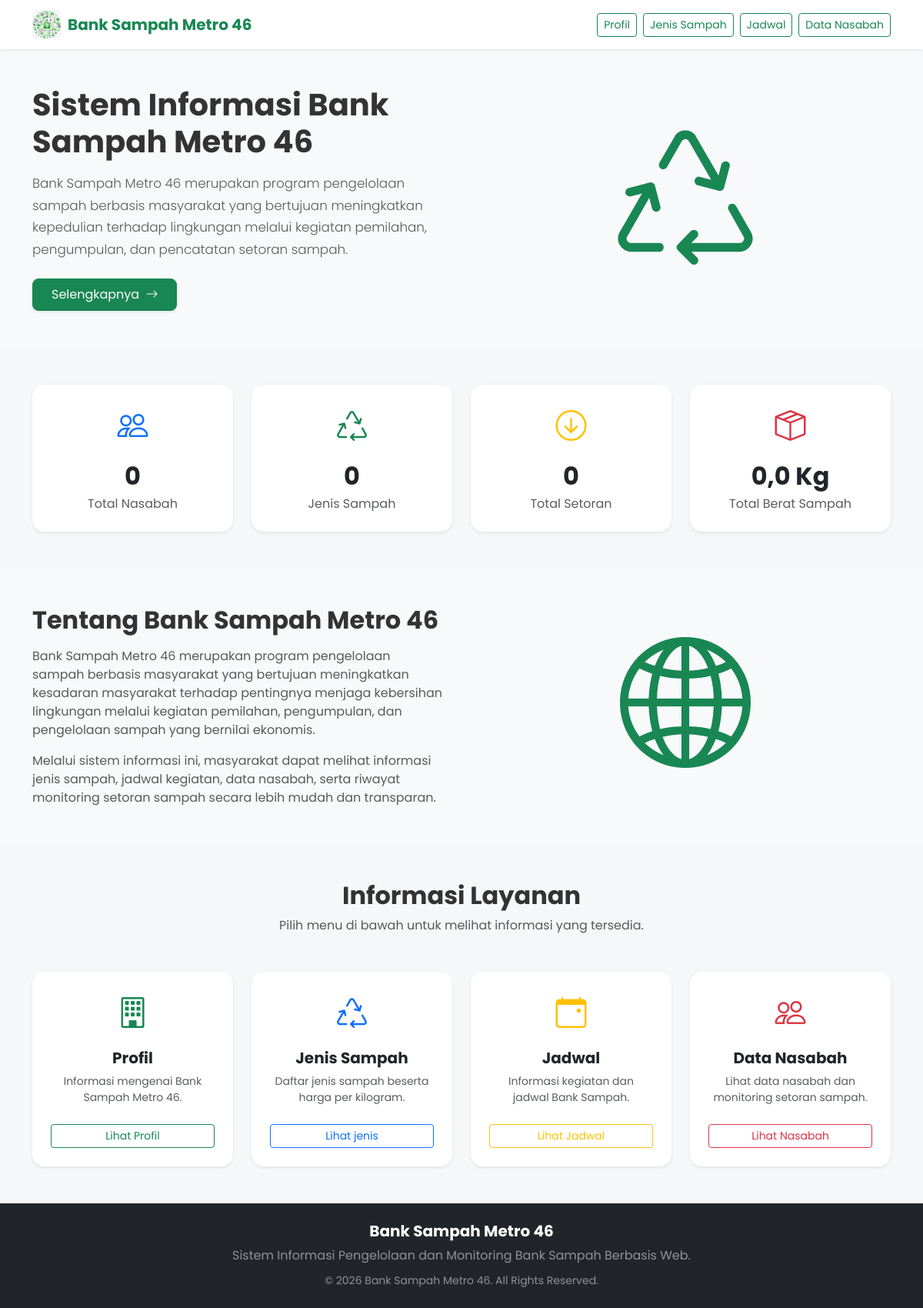
Before: / with the older database file.
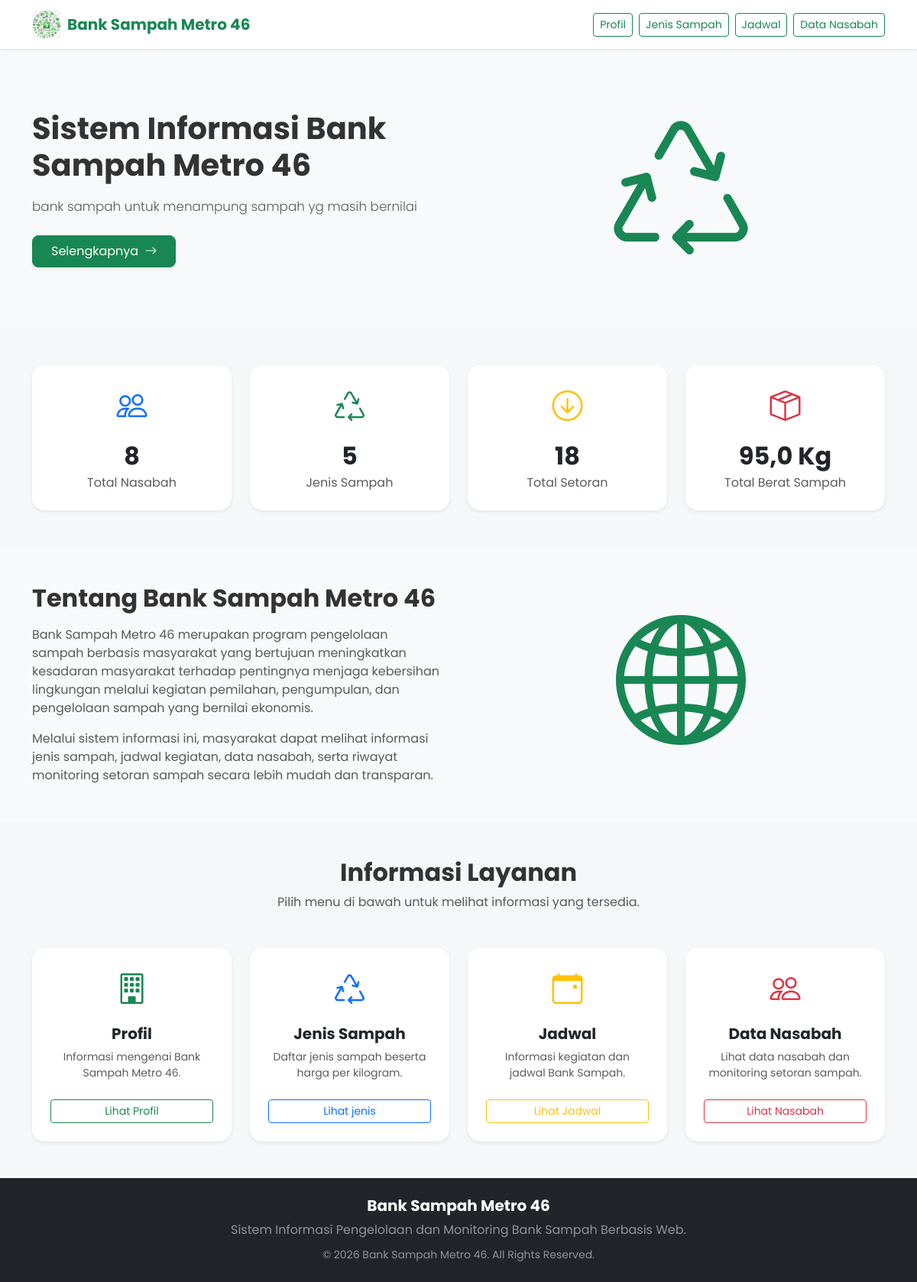
After: the same page with the newer database file.
### tables this page shows
CREATE TABLE `profil` (
  `id_profil` int(10) UNSIGNED NOT NULL,
  `nama_bank_sampah` varchar(100) NOT NULL,
  `alamat` varchar(255) NOT NULL,
  `telepon` varchar(20) NOT NULL,
  `email` varchar(100) NOT NULL,
  `deskripsi` text NOT NULL,
  `logo` varchar(255) DEFAULT NULL
);

### index.php (the view, shortened to what the changed rows need)
<?php
require_once "config/koneksi.php";
$namaBank = "Bank Sampah Metro 46";
$deskripsiProfil = "Bank Sampah Metro 46 merupakan program pengelolaan sampah berbasis masyarakat yang bertujuan meningkatkan kepedulian terhadap lingkungan melalui kegiatan pemilahan, pengumpulan, dan pencatatan setoran sampah.";
$sqlProfil = "SELECT * FROM profil LIMIT 1";
$resProfil = mysqli_query($koneksi, $sqlProfil);
if ($resProfil && mysqli_num_rows($resProfil) > 0) {
    $dataProfil = mysqli_fetch_assoc($resProfil);
    if (!empty($dataProfil['nama_bank_sampah'])) {
        $namaBank = $dataProfil['nama_bank_sampah'];
    }
    if (!empty($dataProfil['deskripsi'])) {
        $deskripsiProfil = $dataProfil['deskripsi'];
    }
}
$qNasabah = mysqli_query($koneksi, "SELECT COUNT(*) as total FROM nasabah");
$totalNasabah = ($qNasabah) ? mysqli_fetch_assoc($qNasabah)['total'] : 0;
$qJenis = mysqli_query($koneksi, "SELECT COUNT(*) as total FROM jenis_sampah");
$totalJenis = ($qJenis) ? mysqli_fetch_assoc($qJenis)['total'] : 0;
$qSetoran = mysqli_query($koneksi, "SELECT COUNT(DISTINCT id_transaksi) as total FROM detail_transaksi");
$totalSetoran = ($qSetoran) ? mysqli_fetch_assoc($qSetoran)['total'] : 0;
$qBerat = mysqli_query($koneksi, "SELECT SUM(berat) as total FROM detail_transaksi");
$resBerat = ($qBerat) ? mysqli_fetch_assoc($qBerat)['total'] : 0;
$totalBerat = number_format((float)($resBerat ?? 0), 1, ',', '.');
?>
<!DOCTYPE html>
<html lang="id">
<head>
    <link href="https://cdn.jsdelivr.net/npm/bootstrap@5.3.7/dist/css/bootstrap.min.css" rel="stylesheet">
    <link href="https://cdn.jsdelivr.net/npm/bootstrap-icons@1.13.1/font/bootstrap-icons.min.css" rel="stylesheet">
    <link rel="stylesheet" href="assets/css/style.css">
</head>
<body class="d-flex flex-column min-vh-100">
    <?php include "pages/components/navbar.php"; ?>
    <section class="py-5 bg-light">
        <div class="container">
            <div class="row align-items-center g-5">
                <div class="col-lg-6">
                    <h1 class="fw-bold mb-3">
                        Sistem Informasi <?= htmlspecialchars($namaBank); ?>
                    </h1>
                    <p class="text-muted mb-4 lead" style="font-size: 1.05rem; line-height: 1.7;">
                        <?= htmlspecialchars($deskripsiProfil); ?>
                    </p>
                    <a href="pages/profil.php" class="btn btn-success px-4 py-2 rounded-3 shadow-sm">
                        Selengkapnya <i class="bi bi-arrow-right ms-1"></i>
                    </a>
                </div>
            </div>
        </div>
    </section>
    <section class="py-5">
        <div class="container">
            <div class="row g-4">
                <div class="col-md-3">
                    <div class="card h-100 text-center border-0 shadow-sm rounded-4">
                        <div class="card-body p-4">
                            <i class="bi bi-people fs-1 text-primary"></i>
                            <h2 class="mt-3 fw-bold mb-1"><?= $totalNasabah; ?></h2>
                            <p class="text-muted mb-0">Total Nasabah</p>
                        </div>
                    </div>
                </div>
                <div class="col-md-3">
                    <div class="card h-100 text-center border-0 shadow-sm rounded-4">
                        <div class="card-body p-4">
                            <i class="bi bi-recycle fs-1 text-success"></i>
                            <h2 class="mt-3 fw-bold mb-1"><?= $totalJenis; ?></h2>
                            <p class="text-muted mb-0">Jenis Sampah</p>
                        </div>
                    </div>
                </div>
                <div class="col-md-3">
                    <div class="card h-100 text-center border-0 shadow-sm rounded-4">
                        <div class="card-body p-4">
                            <i class="bi bi-arrow-down-circle fs-1 text-warning"></i>
                            <h2 class="mt-3 fw-bold mb-1"><?= $totalSetoran; ?></h2>
                            <p class="text-muted mb-0">Total Setoran</p>
                        </div>
                    </div>
                </div>
                <div class="col-md-3">
                    <div class="card h-100 text-center border-0 shadow-sm rounded-4">
                        <div class="card-body p-4">
                            <i class="bi bi-box-seam fs-1 text-danger"></i>
                            <h2 class="mt-3 fw-bold mb-1"><?= $totalBerat; ?> Kg</h2>
                            <p class="text-muted mb-0">Total Berat Sampah</p>
                        </div>
                    </div>
                </div>
            </div>
        </div>
    </section>
    <section class="py-5 bg-light">
        <div class="container">
            <div class="row align-items-center g-5">
                <div class="col-lg-6">
                    <h2 class="fw-bold mb-3">
                        Tentang <?= htmlspecialchars($namaBank); ?>
                    </h2>
                    <p class="text-muted style-text">
                        <?= htmlspecialchars($namaBank); ?> merupakan program pengelolaan sampah berbasis masyarakat yang bertujuan meningkatkan kesadaran masyarakat terhadap pentingnya menjaga kebersihan lingkungan melalui kegiatan pemilahan, pengumpulan, dan pengelolaan sampah yang bernilai ekonomis.
                    </p>
                    <p class="text-muted mb-0">
                        Melalui sistem informasi ini, masyarakat dapat melihat informasi jenis sampah, jadwal kegiatan, data nasabah, serta riwayat monitoring setoran sampah secara lebih mudah dan transparan.
                    </p>
                </div>
            </div>
        </div>
    </section>
    <section class="py-5">
        <div class="container">
            <div class="text-center mb-5">
                <h2 class="fw-bold">Informasi Layanan</h2>
            </div>
            <div class="row g-4">
                <div class="col-lg-3 col-md-6">
                    <div class="card h-100 text-center border-0 shadow-sm rounded-4">
                        <div class="card-body p-4">
                            <i class="bi bi-building fs-1 text-success"></i>
                            <h5 class="mt-3 fw-bold">Profil</h5>
                            <p class="text-muted small">Informasi mengenai <?= htmlspecialchars($namaBank); ?>.</p>
                            <a href="pages/profil.php" class="btn btn-outline-success btn-sm w-100 mt-2">Lihat Profil</a>
                        </div>
                    </div>
                </div>
            </div>
        </div>
    </section>
    <?php include "pages/components/footer.php"; ?>
</body>
</html>

### pages/components/navbar.php (shortened to what the changed rows need)
<?php
$basePath = file_exists("pages/components/navbar.php") ? "" : "../";
$logoPath = $basePath . "assets/img/" . ($logoFile ?? 'logo.png');
?>
<nav class="navbar navbar-expand-lg navbar-light bg-white shadow-sm sticky-top py-2">
    <div class="container">
        <a class="navbar-brand d-flex align-items-center fw-bold text-success" href="<?= $basePath; ?>index.php">
            <img src="<?= $logoPath; ?>"
                 alt="Logo <?= htmlspecialchars($namaBank ?? 'Bank Sampah'); ?>"
                 class="me-2 rounded"
                 style="height: 38px; width: auto; object-fit: contain;"
                 onerror="this.src='<?= $basePath; ?>assets/img/logo.png';">
            <span><?= htmlspecialchars($namaBank ?? 'Bank Sampah Metro 46'); ?></span>
        </a>
    </div>
</nav>

### pages/components/footer.php (shortened to what the changed rows need)
<footer class="bg-dark text-white py-4 mt-auto">
    <div class="container text-center">
        <h5 class="fw-bold mb-2"><?= htmlspecialchars($namaBank ?? 'Bank Sampah Metro 46'); ?></h5>
        <p class="mb-2 text-white-50">Sistem Informasi Pengelolaan dan Monitoring Bank Sampah Berbasis Web.</p>
        <small class="text-white-50">&copy; <?= date('Y'); ?> <?= htmlspecialchars($namaBank ?? 'Bank Sampah Metro 46'); ?>. All Rights Reserved.</small>
    </div>
</footer>

Changed rows visible on the page:
added profil: nama_bank_sampah "Bank Sampah Metro 46", deskripsi "bank sampah untuk menampung sampah yg masih bernilai"
Other visible differences:
$totalNasabah: "0" → "8"
$totalJenis: "0" → "5"
$totalSetoran: "0" → "18"
$totalBerat: "0,0" → "95,0"
$namaBank: "Bank Sampah Metro 46" → (not shown)
$deskripsiProfil: "Bank Sampah Metro 46 merupakan program pengelolaan sampah berbasis masyarakat yang bertujuan meningkatkan kepedulian terhadap lingkungan melalui kegiatan pemilahan, pengumpulan, dan pencatatan setoran sampah." → (not shown)
